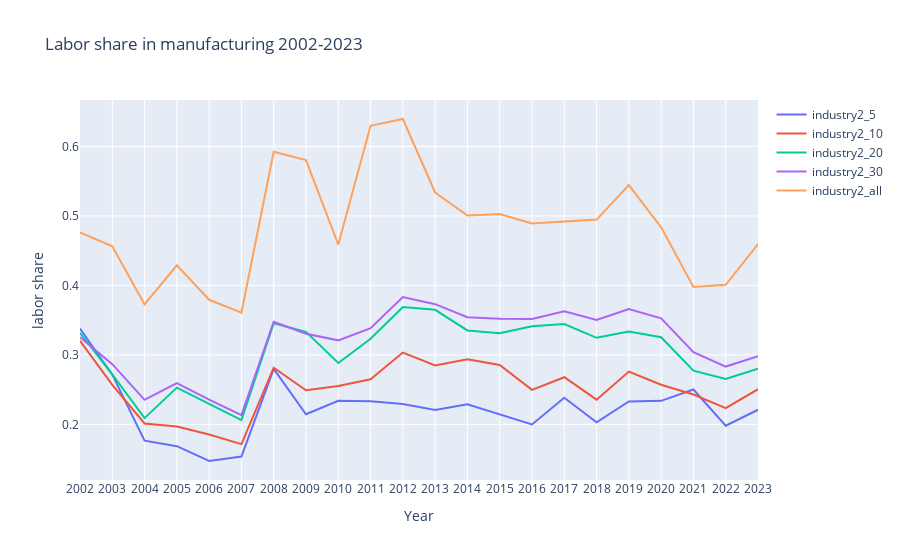

Source (notebook cell):
### Code cell
## manufacturing labor share by rank

fig = go.Figure()

for i in [5, 10, 20, 30, 'all']:

    fig.add_trace(go.Scatter(x = ls_df['year'], y = ls_df[f'industry2_{i}'],
                    mode='lines',
                    name=f'industry2_{i}'))
    
fig.update_layout(
    title = 'Labor share in manufacturing 2002-2023', 
    xaxis_title = "Year",
    yaxis_title = "labor share",
    xaxis = dict(
        tickmode = 'linear',
        tick0 = 2002,
        dtick = 1
    ),

    yaxis = dict(
        tickmode = 'linear',
        tick0 = 0,
        dtick = 0.1
    )
)

fig.show()

### Figure 1 — Plotly figure (JSON) as saved in the notebook; plotly's stock layout.template omitted (floating-point values rounded to 4 significant figures)
{"data": [{"mode": "lines", "name": "industry2_5", "type": "scatter", "x": [2002, 2003, 2004, 2005, 2006, 2007, 2008, 2009, 2010, 2011, 2012, 2013, 2014, 2015, 2016, 2017, 2018, 2019, 2020, 2021, 2022, 2023], "y": [0.338, 0.2715, 0.1765, 0.1687, 0.1473, 0.1537, 0.2799, 0.2147, 0.2339, 0.2332, 0.2293, 0.2207, 0.2288, 0.2145, 0.1999, 0.2383, 0.203, 0.233, 0.2339, 0.2502, 0.1982, 0.221]}, {"mode": "lines", "name": "industry2_10", "type": "scatter", "x": [2002, 2003, 2004, 2005, 2006, 2007, 2008, 2009, 2010, 2011, 2012, 2013, 2014, 2015, 2016, 2017, 2018, 2019, 2020, 2021, 2022, 2023], "y": [0.3203, 0.2568, 0.2013, 0.1969, 0.1855, 0.1716, 0.2815, 0.249, 0.2553, 0.2649, 0.3034, 0.2848, 0.2939, 0.2855, 0.2496, 0.2679, 0.2356, 0.276, 0.2571, 0.2429, 0.2235, 0.2506]}, {"mode": "lines", "name": "industry2_20", "type": "scatter", "x": [2002, 2003, 2004, 2005, 2006, 2007, 2008, 2009, 2010, 2011, 2012, 2013, 2014, 2015, 2016, 2017, 2018, 2019, 2020, 2021, 2022, 2023], "y": [0.3316, 0.2719, 0.209, 0.2529, 0.2295, 0.2063, 0.3456, 0.3331, 0.2883, 0.3234, 0.3689, 0.3649, 0.3352, 0.3311, 0.3412, 0.3443, 0.3246, 0.3337, 0.3255, 0.2773, 0.2653, 0.2801]}, {"mode": "lines", "name": "industry2_30", "type": "scatter", "x": [2002, 2003, 2004, 2005, 2006, 2007, 2008, 2009, 2010, 2011, 2012, 2013, 2014, 2015, 2016, 2017, 2018, 2019, 2020, 2021, 2022, 2023], "y": [0.3255, 0.2867, 0.2353, 0.2596, 0.2357, 0.2134, 0.3478, 0.3305, 0.321, 0.3384, 0.3832, 0.373, 0.3543, 0.352, 0.3518, 0.3626, 0.3504, 0.3659, 0.3526, 0.3038, 0.2832, 0.2981]}, {"mode": "lines", "name": "industry2_all", "type": "scatter", "x": [2002, 2003, 2004, 2005, 2006, 2007, 2008, 2009, 2010, 2011, 2012, 2013, 2014, 2015, 2016, 2017, 2018, 2019, 2020, 2021, 2022, 2023], "y": [0.4763, 0.4563, 0.3726, 0.429, 0.3794, 0.3609, 0.5924, 0.5803, 0.4588, 0.6298, 0.6395, 0.5337, 0.5007, 0.5027, 0.4892, 0.4916, 0.4947, 0.5445, 0.4837, 0.3977, 0.401, 0.4595]}], "layout": {"title": {"text": "Labor share in manufacturing 2002-2023"}, "xaxis": {"dtick": 1, "tick0": 2002, "tickmode": "linear", "title": {"text": "Year"}}, "yaxis": {"dtick": 0.1, "tick0": 0, "tickmode": "linear", "title": {"text": "labor share"}}}}
